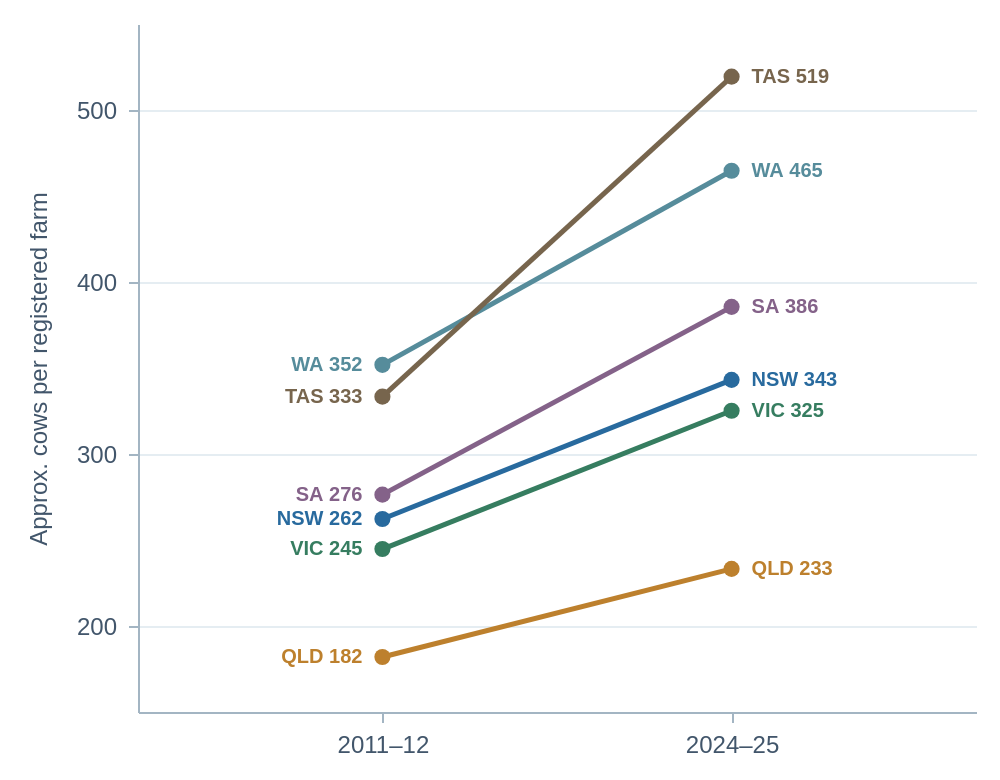

Specify this chart in Vega-Lite:
### Vega-Lite specification from a JSON file in a GitHub repository (floating-point values rounded to 4 significant figures)
{"$schema": "https://vega.github.io/schema/vega-lite/v6.json", "description": "Slope chart of approximate cows per registered dairy farm in six states, 2011–12 versus 2024–25. Two endpoints only; slopes do not describe intervening annual movement. Ratios use rounded March cow counts divided by annual registered farms.", "width": 500, "height": 390, "autosize": {"type": "fit", "contains": "padding", "resize": true}, "padding": 12, "config": {"font": "Avenir Next, Arial, sans-serif", "background": "white", "view": {"stroke": null}, "axis": {"labelFontSize": 12, "titleFontSize": 12, "titleFontWeight": "normal", "labelColor": "#42566b", "titleColor": "#42566b", "gridColor": "#e5edf2", "domainColor": "#a3b5c3", "tickColor": "#a3b5c3", "titlePadding": 12, "labelPadding": 6}, "legend": {"labelFontSize": 11, "titleFontSize": 11, "titleFontWeight": "normal", "labelColor": "#42566b", "titleColor": "#42566b", "orient": "bottom"}, "range": {"category": ["#286a9e", "#367d60", "#bd802d", "#846289", "#568c9b", "#77654d"]}}, "data": {"values": [{"fy": "2011-12", "year_end": 2012, "state": "New South Wales", "state_code": "NSW", "state_id": 1, "farms": 778.0, "cows_thousand": 204.0, "production_ml": 1136.0, "litres_per_cow": 5760.0, "source_id": "DA_IF2025_Tables2_3_4_6", "cows_per_farm": 262.2, "period": "2011–12", "label": "NSW 262"}, {"fy": "2011-12", "year_end": 2012, "state": "Victoria", "state_code": "VIC", "state_id": 2, "farms": 4556.0, "cows_thousand": 1115.0, "production_ml": 6246.0, "litres_per_cow": 6027.0, "source_id": "DA_IF2025_Tables2_3_4_6", "cows_per_farm": 244.7, "period": "2011–12", "label": "VIC 245"}, {"fy": "2011-12", "year_end": 2012, "state": "Queensland", "state_code": "QLD", "state_id": 3, "farms": 555.0, "cows_thousand": 101.0, "production_ml": 491.0, "litres_per_cow": 5008.0, "source_id": "DA_IF2025_Tables2_3_4_6", "cows_per_farm": 182.0, "period": "2011–12", "label": "QLD 182"}, {"fy": "2011-12", "year_end": 2012, "state": "South Australia", "state_code": "SA", "state_id": 4, "farms": 275.0, "cows_thousand": 76.0, "production_ml": 575.0, "litres_per_cow": 6646.0, "source_id": "DA_IF2025_Tables2_3_4_6", "cows_per_farm": 276.4, "period": "2011–12", "label": "SA 276"}, {"fy": "2011-12", "year_end": 2012, "state": "Western Australia", "state_code": "WA", "state_id": 5, "farms": 162.0, "cows_thousand": 57.0, "production_ml": 349.0, "litres_per_cow": 5967.0, "source_id": "DA_IF2025_Tables2_3_4_6", "cows_per_farm": 351.9, "period": "2011–12", "label": "WA 352"}, {"fy": "2011-12", "year_end": 2012, "state": "Tasmania", "state_code": "TAS", "state_id": 6, "farms": 444.0, "cows_thousand": 148.0, "production_ml": 792.0, "litres_per_cow": 5636.0, "source_id": "DA_IF2025_Tables2_3_4_6", "cows_per_farm": 333.3, "period": "2011–12", "label": "TAS 333"}, {"fy": "2024-25", "year_end": 2025, "state": "New South Wales", "state_code": "NSW", "state_id": 1, "farms": 443.0, "cows_thousand": 152.0, "production_ml": 1071.0, "litres_per_cow": 7013.0, "source_id": "DA_IF2025_Tables2_3_4_6", "cows_per_farm": 343.1, "period": "2024–25", "label": "NSW 343"}, {"fy": "2024-25", "year_end": 2025, "state": "Victoria", "state_code": "VIC", "state_id": 2, "farms": 2476.0, "cows_thousand": 805.0, "production_ml": 5266.0, "litres_per_cow": 6422.0, "source_id": "DA_IF2025_Tables2_3_4_6", "cows_per_farm": 325.1, "period": "2024–25", "label": "VIC 325"}, {"fy": "2024-25", "year_end": 2025, "state": "Queensland", "state_code": "QLD", "state_id": 3, "farms": 253.0, "cows_thousand": 59.0, "production_ml": 275.0, "litres_per_cow": 4598.0, "source_id": "DA_IF2025_Tables2_3_4_6", "cows_per_farm": 233.2, "period": "2024–25", "label": "QLD 233"}, {"fy": "2024-25", "year_end": 2025, "state": "South Australia", "state_code": "SA", "state_id": 4, "farms": 166.0, "cows_thousand": 64.0, "production_ml": 471.0, "litres_per_cow": 7363.0, "source_id": "DA_IF2025_Tables2_3_4_6", "cows_per_farm": 385.5, "period": "2024–25", "label": "SA 386"}, {"fy": "2024-25", "year_end": 2025, "state": "Western Australia", "state_code": "WA", "state_id": 5, "farms": 99.0, "cows_thousand": 46.0, "production_ml": 331.0, "litres_per_cow": 6865.0, "source_id": "DA_IF2025_Tables2_3_4_6", "cows_per_farm": 464.6, "period": "2024–25", "label": "WA 465"}, {"fy": "2024-25", "year_end": 2025, "state": "Tasmania", "state_code": "TAS", "state_id": 6, "farms": 335.0, "cows_thousand": 174.0, "production_ml": 901.0, "litres_per_cow": 5068.0, "source_id": "DA_IF2025_Tables2_3_4_6", "cows_per_farm": 519.4, "period": "2024–25", "label": "TAS 519"}]}, "params": [{"name": "slopeState", "value": "All", "bind": {"input": "select", "options": ["All", "NSW", "VIC", "QLD", "SA", "WA", "TAS"], "name": "Highlight state "}}], "encoding": {"x": {"field": "period", "type": "ordinal", "sort": ["2011–12", "2024–25"], "title": null, "scale": {"padding": 0.7}, "axis": {"labelAngle": 0, "labelFontSize": 12}}, "y": {"field": "cows_per_farm", "type": "quantitative", "title": "Approx. cows per registered farm", "scale": {"domain": [150, 550], "zero": false}, "axis": {"tickCount": 5}}, "color": {"field": "state_code", "type": "nominal", "scale": {"domain": ["NSW", "VIC", "QLD", "SA", "WA", "TAS"], "range": ["#286a9e", "#367d60", "#bd802d", "#846289", "#568c9b", "#77654d"]}, "legend": null}, "opacity": {"condition": {"test": "slopeState == 'All' || datum.state_code == slopeState", "value": 1}, "value": 0.12}, "tooltip": [{"field": "state", "type": "nominal", "title": "State"}, {"field": "period", "type": "nominal", "title": "Financial year"}, {"field": "farms", "type": "quantitative", "title": "Registered farms", "format": ",.0f"}, {"field": "cows_thousand", "type": "quantitative", "title": "Cows (rounded thousands)", "format": ",.0f"}, {"field": "cows_per_farm", "type": "quantitative", "title": "Approx. cows per farm", "format": ".1f"}]}, "layer": [{"mark": {"type": "line", "strokeWidth": 2.5, "point": {"filled": true, "size": 65}}, "encoding": {"detail": {"field": "state_code"}, "order": {"field": "year_end"}}}, {"transform": [{"filter": "datum.year_end == 2012"}], "mark": {"type": "text", "align": "right", "dx": -10, "fontSize": 10, "fontWeight": "bold"}, "encoding": {"text": {"field": "label"}}}, {"transform": [{"filter": "datum.year_end == 2025"}], "mark": {"type": "text", "align": "left", "dx": 10, "fontSize": 10, "fontWeight": "bold"}, "encoding": {"text": {"field": "label"}}}], "usermeta": {"author": "Senuth Dias; AI-assisted implementation, acknowledged on page", "prepared": "2026-10-14"}}
